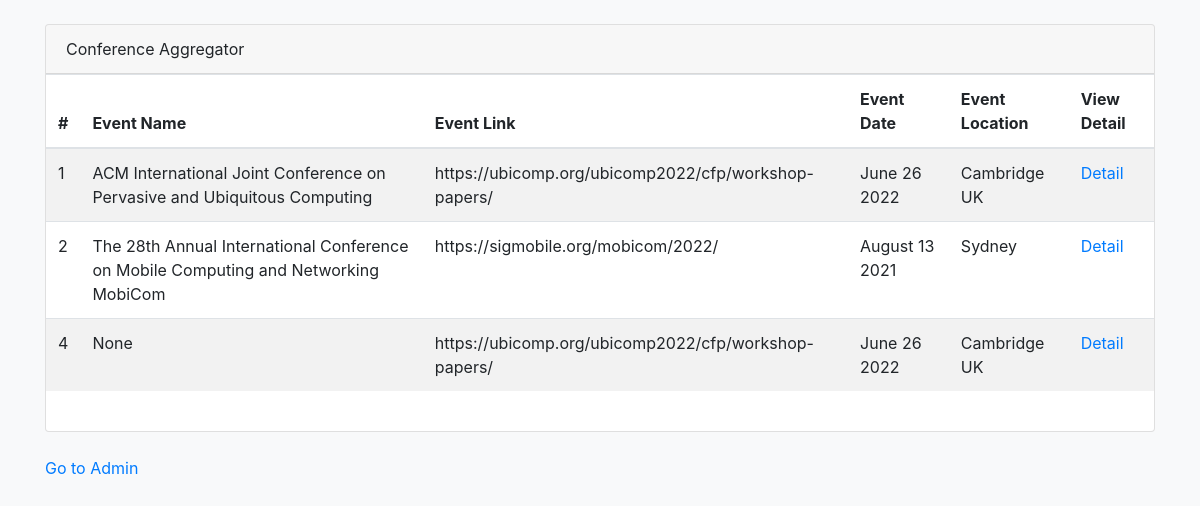
The page / on the database its author committed.
### persistence/model.py (models this page shows, shortened)
class Event(db):
    __tablename__ = 'event'
    eventid=Column('eventid', Integer, autoincrement=True, nullable=True, primary_key=True)
    url=Column(String(200), nullable=False)
    data_processed=Column(Integer, nullable=False)
    acronym=Column(String(200), nullable=True)
    event_name=Column(String(200), nullable=True)
    event_date=Column(String(200), nullable=True)
    location=Column(String(200), nullable=True)
    virtual=Column(String(10), nullable=True)
    created = Column(DateTime(timezone=True),server_default=func.now())

### main.py (the view)
@app.route('/', methods=["GET"])
def user_page():
    events = get_all_events(1)
    return render_template('event.htm', page_title='Event Page', events=events)

### persistence/crud.py (called while the page is built)
def get_all_events(direction):
    session = session_factory()
    events_query = session.query(Event)
    if(direction > 0):
        events_query.order_by(asc(Event.created))
    else:
        events_query.order_by(desc(Event.created))
    session.close
    return events_query.all()

### persistence/database.py (called while the page is built)
def session_factory():
    Base.metadata.create_all(engine)
    return _SessionFactory()

### templates/event.htm (shortened to what this page needs)
<!DOCTYPE html>
<html lang="en">
  <head>
    <link
      rel="stylesheet"
      href="{{ url_for('static', filename='bootstrap.min.css') }}"
    />
    <link
      rel="stylesheet"
      href="{{ url_for('static', filename='styles.css') }}"
    />
  </head>
  <body class="bg-light">
    <div class="container mt-4">
      <div class="card mb-4">
        <div class="card-header">Conference Aggregator</div>
        <table class="table table-striped">
          <caption></caption>
          <thead>
            <tr>
              <th>#</th>
              <th>Event Name</th>
              <th>Event Link</th>
              <th>Event Date</th>
              <th>Event Location</th>
              <th>View Detail</th>
            </tr>
          </thead>
          <tbody>
            {% for event in events %} {% if event.data_processed > 0 %}
            <tr>
              <td>{{ loop.index }}</td>
              <td>{{ event.event_name }}</td>
              <td>{{ event.url }}</td>
              <td>{{ event.event_date }}</td>
              <td>{{ event.location }}</td>
              <td>
                <a
                  href="{{ url_for('event_detail', event_id=[event.eventid]) }}"
                  >Detail</a
                >
              </td>
            </tr>
            {% endif %} {% endfor %}
          </tbody>
        </table>
      </div>
      <p>
        <a href="{{ url_for('display_admin') }}">Go to Admin</a>
      </p>
    </div>
  </body>
</html>

### rows shown on the page
Event: event_name "ACM International Joint Conference on Pervasive and Ubiquitous Computing", url "https://ubicomp.org/ubicomp2022/cfp/workshop-papers/", event_date "June 26 2022", location "Cambridge UK"
Event: event_name "The 28th Annual International Conference on Mobile Computing and Networking MobiCom", url "https://sigmobile.org/mobicom/2022/", event_date "August 13 2021", location "Sydney"
Event: event_name "None", url "https://ubicomp.org/ubicomp2022/cfp/workshop-papers/", event_date "June 26 2022", location "Cambridge UK"
